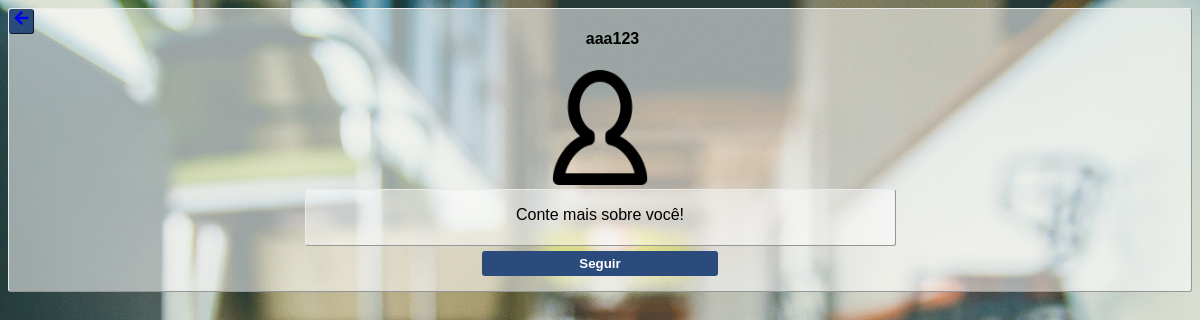
Screenshot of /nav.php?page=perfil_busca&id_busca=6 (signed in) with the database file from the repository.
### tables this page shows
CREATE TABLE `perfil` (
  `id` int(50) NOT NULL,
  `bio` varchar(200) NOT NULL,
  `img_perfil` varchar(200) NOT NULL,
  `dt_att` datetime NOT NULL DEFAULT CURRENT_TIMESTAMP
);

CREATE TABLE `usuarios` (
  `id` int(11) NOT NULL,
  `nome` varchar(100) NOT NULL,
  `email` varchar(100) NOT NULL,
  `usuario` varchar(50) NOT NULL,
  `senha` varchar(200) NOT NULL
);

### banco.php (called while the page is built)
<?php
function getConnection(){
  $username = 'root';
  $password = '';
  $conn = new PDO('mysql:host=localhost;dbname=instamatch', $username, $password);
  return $conn;
}
?>

### logic/util.php (called while the page is built, shortened)
<?php
function sanitize_unsafe($value) {
   $search = array("\\",  "\x00", "\n",  "\r",  "'",  '"', "\x1a", "<?php");
   $replace = array("\\\\","\\0","\\n", "\\r", "\'", '\"', "\\Z", "//<?php");
   return str_replace($search, $replace, $value);
}
function fromGet($param){
   if (isset($_GET[$param]))
      return sanitize_unsafe($_GET[$param]);
}
?>

### pages/perfil_busca.php (the view, shortened to what this page needs)
<?php
  $id = fromGet("id_busca");
  $sql = "SELECT p.bio, p.img_perfil, u.usuario FROM perfil p, usuarios u WHERE p.id = ".$id." AND u.id = ".$id."";
  foreach(getConnection()->query($sql) as $row){
    $bio = $row['bio'];
    $img_perfil = $row['img_perfil'];
    $usuario = $row['usuario'];
  }
?>
<section>
  <div class="main_perfil">
    <a href="../nav.php?page=new_follow" class="top_bar_back_button" name="back_button"><i class="fas fa-arrow-left"></i></a>
    <h4><?php echo($usuario); ?></h4>
    <div class="foto_perfil">
      <img src="<?php echo($img_perfil); ?>" alt="img_perfil">
    </div>
    <div class="descricao_perfil">
      <p><?php echo($bio); ?></p>
    </div>
    <div class="">
      <?php
      $sql = "SELECT * FROM seguidores WHERE id_user = '".$user['id']."' AND id_user_segue = '".$id."'";
      $stmt = getConnection()->query($sql);
      $aux = $stmt->fetchColumn();
      if($aux != 0){
        echo ("<form method='POST' action='../logic/unfollow.php'>");
          echo ("<button type='submit' class='buttons_large buttons_profile' name='id_unf' value='".$id."'>Deixar de Seguir</button>");
        echo ("</form>");
      }
      else if($aux == 0){
        echo ("<form method='POST' action='../logic/seguir_user.php'>");
          echo ("<button type='submit' class='buttons_large buttons_profile' name='id_seguir' value='".$id."'>Seguir</button>");
        echo ("</form>");
      }
      ?>
    </div>
  </div>
</section>

### css/style.css (style rules this page uses)
* { box-sizing: border-box; }
.buttons_large { display:block; border-radius: 3px; border: 0px; margin: 5px auto 10px; width: 75%; height:25px; background-color: #2A4B7C; text-align: center; text-decoration:none; color: white; font-weight:bold; line-height: 150%; cursor: pointer; }
.back-photo { background: url('../images/background.jpg'); background-repeat:no-repeat; background-size: cover; background-attachment: fixed; }
img { width: 98%; height: auto; }
.main_perfil { font-family: sans-serif; text-align: center; background-color: RGBa(255, 255, 255, 55%); border-radius: 3px; padding-bottom: 5px; border: 1px outset #EAEAEA; }
.foto_perfil { margin: 0 auto; width: 10%; height: 10%; }
.descricao_perfil { display: inline-block; word-wrap: break-word; margin: 0 auto; width: 50%; height: 50%; background-color: RGBa(255, 255, 255, 45%); border-radius: 3px; padding-bottom: 5px; border: 1px outset #EAEAEA; }
.buttons_profile { width: 20%; }
.top_bar_back_button { float: left; border-radius: 3px; border: 0px; width: 25px; height:25px; background-color: #2A4B7C; border: 1px outset #2A4B7C; cursor: pointer; }

### rows the page displays
perfil: usuarios.usuario "aaa123", img_perfil (picture), bio "Conte mais sobre você!"
